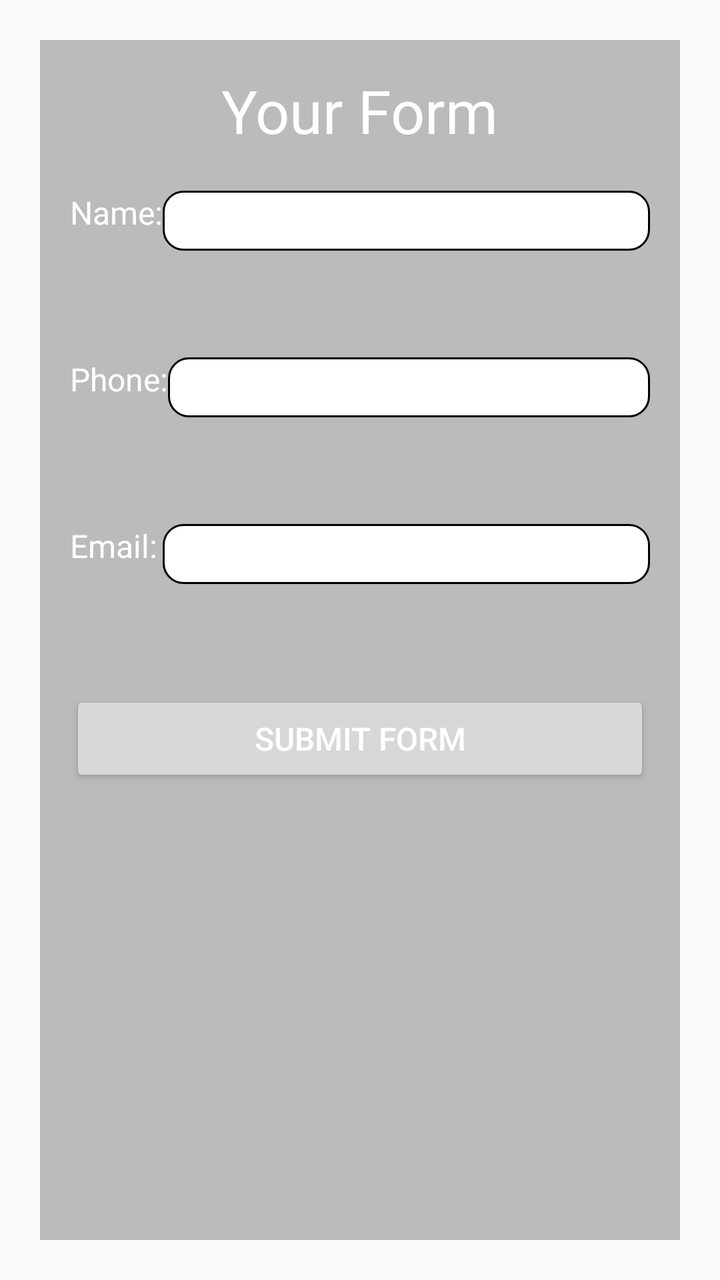
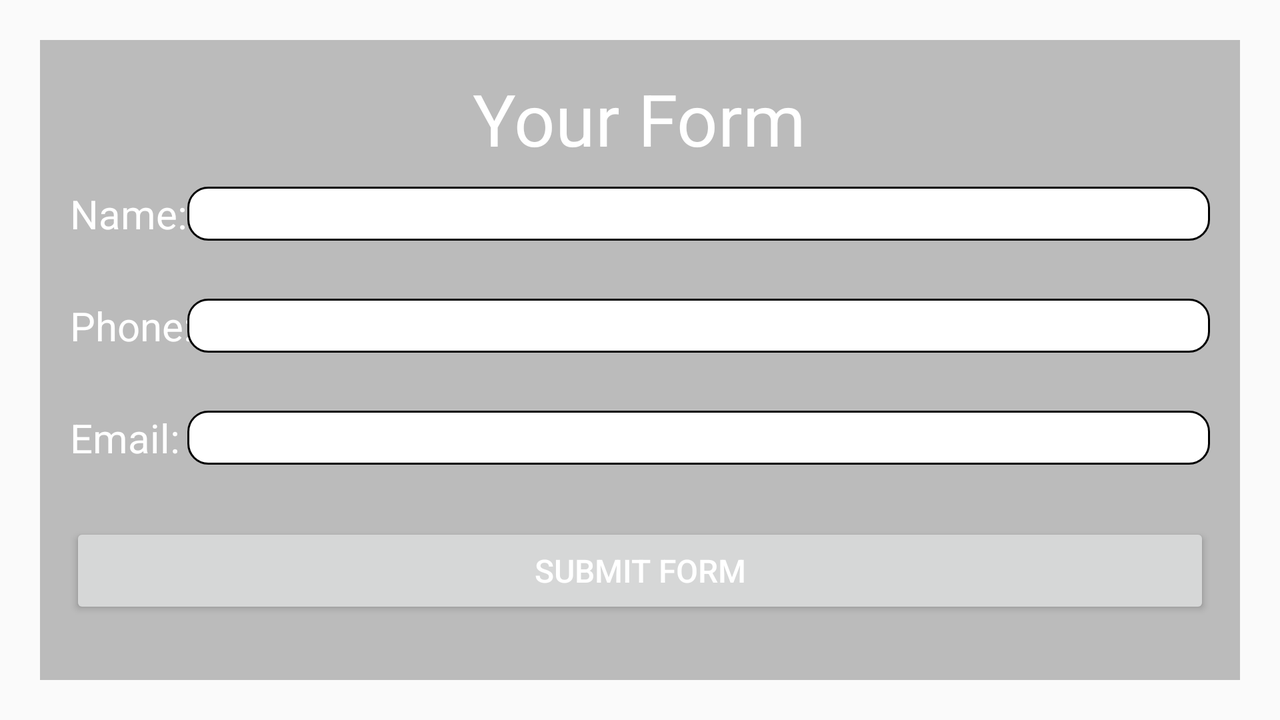

Two renders of one Android screen. The first uses the default layout on a phone; the second uses the alternative layout the repository ships for a different screen configuration, on a matching device. The two XML files are below.
<!-- AndroidManifest.xml: application theme AppTheme -->
<!-- res/layout/menu_page_4_fragment.xml -->
<?xml version="1.0" encoding="utf-8"?>
<LinearLayout xmlns:android="http://schemas.android.com/apk/res/android"
    android:orientation="vertical"
    android:layout_width="match_parent"
    android:layout_height="match_parent">

    <RelativeLayout
        style="@style/contentBody"
        android:layout_width="match_parent"
        android:layout_height="match_parent">

        <TextView
            android:id="@+id/page4TitleHead"
            android:layout_width="wrap_content"
            android:layout_height="wrap_content"
            android:text="@string/menu_4_page_title"
            android:textSize="@dimen/content_title_size"
            android:layout_alignParentTop="true"
            android:layout_centerHorizontal="true" />

        <TextView
            android:id="@+id/nameHead"
            android:layout_width="wrap_content"
            android:layout_height="wrap_content"
            android:text="@string/menu_4_name_text"
            android:textSize="@dimen/content_body_font_size"
            android:layout_below="@+id/page4TitleHead"
            android:layout_toRightOf="@+id/nameErrorMssg"
            android:layout_toEndOf="@+id/nameErrorMssg"
            android:layout_marginTop="20dp" />

        <TextView
            android:id="@+id/phoneHead"
            android:layout_width="wrap_content"
            android:layout_height="wrap_content"
            android:layout_alignParentLeft="true"
            android:layout_alignParentStart="true"
            android:layout_below="@+id/nameErrorMssg"
            android:layout_marginTop="@dimen/form_margin_vertical"
            android:text="@string/menu_4_phone_text"
            android:textSize="@dimen/content_body_font_size" />

        <TextView
            android:id="@+id/mailHead"
            android:layout_width="wrap_content"
            android:layout_height="wrap_content"
            android:layout_alignParentLeft="true"
            android:layout_alignParentStart="true"
            android:layout_below="@+id/phoneErrorMssg"
            android:layout_marginTop="@dimen/form_margin_vertical"
            android:text="@string/menu_4_email_text"
            android:textSize="@dimen/content_body_font_size" />

        <Button
            android:id="@+id/formButton"
            android:layout_width="match_parent"
            android:layout_height="wrap_content"
            android:layout_alignParentLeft="true"
            android:layout_alignParentStart="true"
            android:layout_below="@+id/mailErrorMssg"
            android:layout_marginTop="@dimen/form_margin_vertical"
            android:text="@string/menu_4_button_text"
            android:textSize="@dimen/content_body_font_size"
            android:padding="@dimen/button_padding"/>

        <EditText
            android:id="@+id/nameInput"
            style="@style/editTextCustom"
            android:layout_width="match_parent"
            android:background="@drawable/rounded_corner_edittext"
            android:inputType="textPersonName"
            android:text=""
            android:textSize="@dimen/content_body_font_size"
            android:layout_alignTop="@+id/nameHead"
            android:layout_alignParentRight="true"
            android:layout_alignParentEnd="true"
            android:layout_toRightOf="@+id/nameHead"
            android:layout_toEndOf="@+id/nameHead" />

        <EditText
            android:id="@+id/phoneInput"
            style="@style/editTextCustom"
            android:layout_width="match_parent"
            android:background="@drawable/rounded_corner_edittext"
            android:inputType="phone"
            android:textSize="@dimen/content_body_font_size"
            android:layout_alignTop="@+id/phoneHead"
            android:layout_alignParentRight="true"
            android:layout_alignParentEnd="true"
            android:layout_toRightOf="@+id/phoneHead"
            android:layout_toEndOf="@+id/phoneHead" />

        <EditText
            android:id="@+id/mailInput"
            style="@style/editTextCustom"
            android:layout_width="match_parent"
            android:background="@drawable/rounded_corner_edittext"
            android:inputType="textEmailAddress"
            android:textSize="@dimen/content_body_font_size"
            android:layout_alignTop="@+id/mailHead"
            android:layout_alignLeft="@+id/nameInput"
            android:layout_alignStart="@+id/nameInput" />

        <TextView
            android:id="@+id/nameErrorMssg"
            android:layout_width="wrap_content"
            android:layout_height="wrap_content"
            android:layout_alignParentLeft="true"
            android:layout_alignParentStart="true"
            android:layout_below="@+id/nameHead"
            android:layout_marginTop="@dimen/form_margin_vertical"
            android:textColor="@color/red"
            android:textSize="@dimen/content_body_font_size" />

        <TextView
            android:id="@+id/phoneErrorMssg"
            android:layout_width="wrap_content"
            android:layout_height="wrap_content"
            android:layout_alignParentLeft="true"
            android:layout_alignParentStart="true"
            android:layout_below="@+id/phoneHead"
            android:layout_marginTop="@dimen/form_margin_vertical"
            android:textColor="@color/red"
            android:textSize="@dimen/content_body_font_size" />

        <TextView
            android:id="@+id/mailErrorMssg"
            android:layout_width="wrap_content"
            android:layout_height="wrap_content"
            android:layout_alignParentLeft="true"
            android:layout_alignParentStart="true"
            android:layout_below="@+id/mailHead"
            android:layout_marginTop="@dimen/form_margin_vertical"
            android:textColor="@color/red"
            android:textSize="@dimen/content_body_font_size" />

    </RelativeLayout>
</LinearLayout>
<!-- resources referenced by this layout -->
<resources>
  <color name="red">#FF0000</color>
  <dimen name="button_padding">5dp</dimen>
  <dimen name="content_body_font_size">16sp</dimen>
  <dimen name="content_title_size">30sp</dimen>
  <dimen name="form_margin_vertical">20dp</dimen>
  <!-- drawable rounded_corner_edittext (drawable) -->
  <selector xmlns:android="http://schemas.android.com/apk/res/android">
      <item>
          <shape android:shape="rectangle">
              <solid android:color="#FFF"/>
              <corners android:radius="10dp" />
              <stroke
                  android:width="1dp"
                  android:color="#000"
                  />
          </shape>
      </item>
  </selector>
  <string name="menu_4_button_text">Submit Form</string>
  <string name="menu_4_email_text">Email:</string>
  <string name="menu_4_name_text">Name:</string>
  <string name="menu_4_page_title">Your Form </string>
  <string name="menu_4_phone_text">Phone:</string>
  <style name="contentBody">
          <item name="android:layout_width">match_parent</item>
          <item name="android:layout_height">match_parent</item>
          <item name="android:layout_margin">@dimen/content_margin</item>
          <item name="android:padding">@dimen/content_padding</item>
          <item name="android:background">@color/fadedGreyForContent</item>
      </style>
  <style name="editTextCustom" parent="@style/Widget.AppCompat.EditText">
          <item name="android:textSize">@dimen/content_body_font_size</item>
          <item name="android:ems">10</item>
          <item name="android:layout_height">@dimen/edittext_height</item>
      </style>
  <style name="AppTheme" parent="Theme.AppCompat.Light.DarkActionBar">
          
          <item name="colorPrimary">@color/headerGrey</item>
          <item name="colorPrimaryDark">@color/black</item>
          <item name="android:textColor">@color/white</item>
      </style>
  <dimen name="content_margin">20dp</dimen>
  <dimen name="content_padding">15dp</dimen>
  <color name="fadedGreyForContent">#70696969</color>
  <dimen name="edittext_height">30dp</dimen>
  <color name="headerGrey">#808080</color>
  <color name="black">#000</color>
  <color name="white">#FFF</color>
</resources>
<!-- res/layout-land/menu_page_4_fragment.xml (the repository's variant of the layout above) -->
<!-- drawn on the phone turned sideways -->
<?xml version="1.0" encoding="utf-8"?>
<LinearLayout xmlns:android="http://schemas.android.com/apk/res/android"
    android:orientation="vertical"
    android:layout_width="match_parent"
    android:layout_height="match_parent">

    <RelativeLayout
        style="@style/contentBody"
        android:layout_width="match_parent"
        android:layout_height="match_parent">

        <TextView
            android:id="@+id/page4TitleHead"
            android:layout_width="wrap_content"
            android:layout_height="wrap_content"
            android:layout_alignParentTop="true"
            android:layout_centerHorizontal="true"
            android:text="@string/menu_4_page_title"
            android:textSize="@dimen/content_title_size_for_landscape" />

        <TextView
            android:id="@+id/nameHead"
            android:layout_width="wrap_content"
            android:layout_height="wrap_content"
            android:layout_alignParentLeft="true"
            android:layout_alignParentStart="true"
            android:layout_below="@+id/page4TitleHead"
            android:layout_marginTop="10dp"
            android:text="@string/menu_4_name_text"
            android:textSize="@dimen/content_body_font_size_for_landscape" />

        <TextView
            android:id="@+id/phoneHead"
            android:layout_width="wrap_content"
            android:layout_height="wrap_content"
            android:layout_alignParentLeft="true"
            android:layout_alignParentStart="true"
            android:layout_below="@+id/nameErrorMssg"
            android:layout_marginTop="@dimen/form_margin_vertical_for_landscape"
            android:text="@string/menu_4_phone_text"
            android:textSize="@dimen/content_body_font_size_for_landscape" />

        <TextView
            android:id="@+id/mailHead"
            android:layout_width="wrap_content"
            android:layout_height="wrap_content"
            android:layout_alignParentLeft="true"
            android:layout_alignParentStart="true"
            android:layout_below="@+id/phoneErrorMssg"
            android:layout_marginTop="@dimen/form_margin_vertical_for_landscape"
            android:text="@string/menu_4_email_text"
            android:textSize="@dimen/content_body_font_size_for_landscape" />

        <Button
            android:id="@+id/formButton"
            android:layout_width="match_parent"
            android:layout_height="wrap_content"
            android:layout_alignParentLeft="true"
            android:layout_alignParentStart="true"
            android:layout_below="@+id/mailErrorMssg"
            android:layout_marginTop="@dimen/form_margin_vertical_for_landscape"
            android:padding="@dimen/button_padding"
            android:text="@string/menu_4_button_text"
            android:textSize="16sp" />

        <EditText
            android:id="@+id/nameInput"
            style="@style/editTextCustom"
            android:layout_width="match_parent"
            android:layout_alignBottom="@+id/nameHead"
            android:layout_alignParentEnd="true"
            android:layout_alignParentRight="true"
            android:layout_alignTop="@+id/nameHead"
            android:layout_toEndOf="@+id/nameHead"
            android:layout_toRightOf="@+id/nameHead"
            android:background="@drawable/rounded_corner_edittext"
            android:inputType="textPersonName"
            android:text="" />

        <EditText
            android:id="@+id/phoneInput"
            style="@style/editTextCustom"
            android:layout_width="match_parent"
            android:layout_alignBottom="@+id/phoneHead"
            android:layout_alignLeft="@+id/mailInput"
            android:layout_alignParentEnd="true"
            android:layout_alignParentRight="true"
            android:layout_alignStart="@+id/mailInput"
            android:layout_alignTop="@+id/phoneHead"
            android:layout_toEndOf="@+id/phoneHead"
            android:layout_toRightOf="@+id/phoneHead"
            android:background="@drawable/rounded_corner_edittext"
            android:inputType="phone" />

        <EditText
            android:id="@+id/mailInput"
            style="@style/editTextCustom"
            android:layout_width="match_parent"
            android:layout_alignBottom="@+id/mailHead"
            android:layout_alignLeft="@+id/nameInput"
            android:layout_alignStart="@+id/nameInput"
            android:layout_alignTop="@+id/mailHead"
            android:background="@drawable/rounded_corner_edittext"
            android:inputType="textEmailAddress" />

        <TextView
            android:id="@+id/nameErrorMssg"
            android:layout_width="wrap_content"
            android:layout_height="wrap_content"
            android:layout_below="@+id/nameHead"
            android:layout_marginTop="@dimen/form_margin_vertical_for_landscape"
            android:textColor="@color/red"
            android:textSize="14sp"
            android:layout_toRightOf="@+id/phoneErrorMssg"
            android:layout_toEndOf="@+id/phoneErrorMssg" />

        <TextView
            android:id="@+id/phoneErrorMssg"
            android:layout_width="wrap_content"
            android:layout_height="wrap_content"
            android:layout_alignParentLeft="true"
            android:layout_alignParentStart="true"
            android:layout_below="@+id/phoneHead"
            android:layout_marginTop="@dimen/form_margin_vertical_for_landscape"
            android:textColor="@color/red"
            android:textSize="14sp" />

        <TextView
            android:id="@+id/mailErrorMssg"
            android:layout_width="wrap_content"
            android:layout_height="wrap_content"
            android:layout_alignParentLeft="true"
            android:layout_alignParentStart="true"
            android:layout_below="@+id/mailHead"
            android:layout_marginTop="@dimen/form_margin_vertical_for_landscape"
            android:textColor="@color/red"
            android:textSize="14sp" />

    </RelativeLayout>
</LinearLayout>
<!-- resources referenced by the variant -->
<!-- as the phone turned sideways resolves them -->
<resources>
  <color name="red">#FF0000</color>
  <dimen name="button_padding">5dp</dimen>
  <dimen name="content_body_font_size_for_landscape">20sp</dimen>
  <dimen name="content_title_size_for_landscape">36sp</dimen>
  <dimen name="form_margin_vertical_for_landscape">5dp</dimen>
  <!-- drawable rounded_corner_edittext (drawable) -->
  <selector xmlns:android="http://schemas.android.com/apk/res/android">
      <item>
          <shape android:shape="rectangle">
              <solid android:color="#FFF"/>
              <corners android:radius="10dp" />
              <stroke
                  android:width="1dp"
                  android:color="#000"
                  />
          </shape>
      </item>
  </selector>
  <string name="menu_4_button_text">Submit Form</string>
  <string name="menu_4_email_text">Email:</string>
  <string name="menu_4_name_text">Name:</string>
  <string name="menu_4_page_title">Your Form </string>
  <string name="menu_4_phone_text">Phone:</string>
  <style name="contentBody">
          <item name="android:layout_width">match_parent</item>
          <item name="android:layout_height">match_parent</item>
          <item name="android:layout_margin">@dimen/content_margin</item>
          <item name="android:padding">@dimen/content_padding</item>
          <item name="android:background">@color/fadedGreyForContent</item>
      </style>
  <style name="editTextCustom" parent="@style/Widget.AppCompat.EditText">
          <item name="android:textSize">@dimen/content_body_font_size</item>
          <item name="android:ems">10</item>
          <item name="android:layout_height">@dimen/edittext_height</item>
      </style>
  <style name="AppTheme" parent="Theme.AppCompat.Light.DarkActionBar">
          
          <item name="colorPrimary">@color/headerGrey</item>
          <item name="colorPrimaryDark">@color/black</item>
          <item name="android:textColor">@color/white</item>
      </style>
  <dimen name="content_margin">20dp</dimen>
  <dimen name="content_padding">15dp</dimen>
  <color name="fadedGreyForContent">#70696969</color>
  <dimen name="content_body_font_size">16sp</dimen>
  <dimen name="edittext_height">30dp</dimen>
  <color name="headerGrey">#808080</color>
  <color name="black">#000</color>
  <color name="white">#FFF</color>
</resources>
